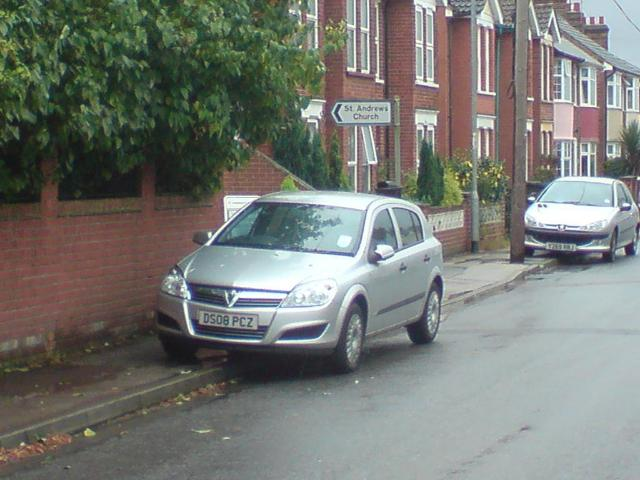
#> input picture dataset/test/images/0002a5b67e5f0909_jpg.rf.121aa5e78ce64985a4a39a46018ecc1c.jpg, 640 x 480 px
$ python -i extract_text.py   (imports and definitions only)
#> lines starting #> are read from the running program, lines starting #| are printed output that depends on the picture; after the words box and inside, x2 and y2 are one past the last pixel; in counts of white or black regions, pixels touching at a corner belong together
#> further down, picture is the input picture: shape (480, 640, 3); mean B, G, R 115.7, 121, 118.2
import cv2
import pytesseract

def preprocess_plate(plate_image):
    gray = cv2.cvtColor(plate_image, cv2.COLOR_BGR2GRAY)
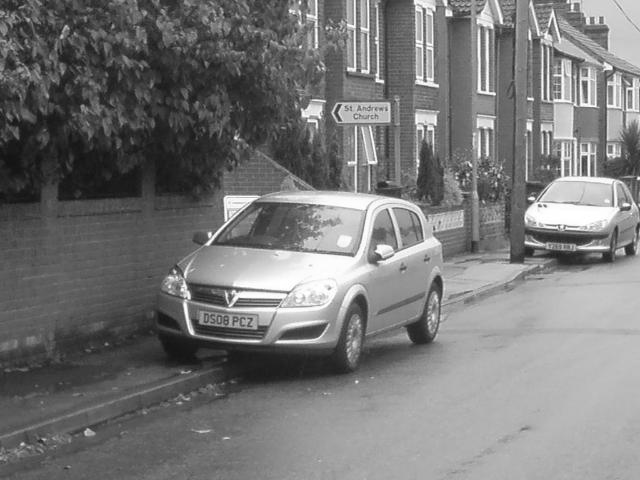
#> gray: shape (480, 640); min 17, max 255, mean 119.5
    gray = cv2.resize(gray, (gray.shape[1] * 2, gray.shape[0] * 2))
#> gray: shape (960, 1280)
    gray = cv2.adaptiveThreshold(gray, 255, cv2.ADAPTIVE_THRESH_GAUSSIAN_C, cv2.THRESH_BINARY, 11, 2)
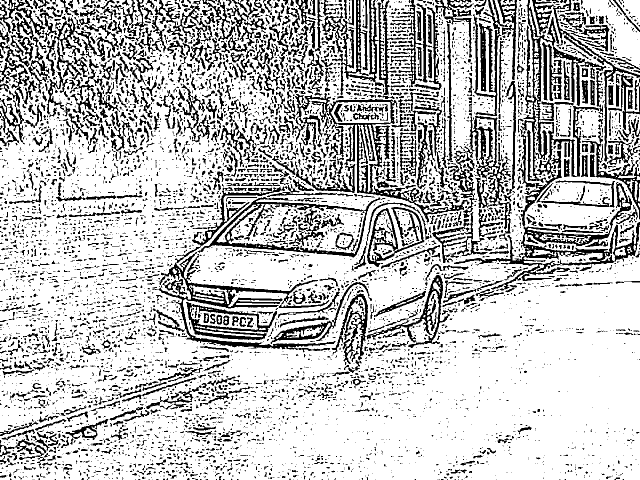
#> gray: shape (960, 1280) (shown at 1/2 size); 75.5% white; 7223 black regions (5519 under 20 px), largest, box (x1, y1, x2, y2) and area: (908, 0, 1280, 581) 22727, (305, 504, 671, 705) 9713, (590, 198, 939, 445) 9289
    return gray

def extract_text(plate_image):
    cleaned_image = preprocess_plate(plate_image)
    text = pytesseract.image_to_string(cleaned_image, config="--psm 7")
    return text.strip()

>>> import cv2
>>> picture = cv2.imread('../dataset/test/images/0002a5b67e5f0909_jpg.rf.121aa5e78ce64985a4a39a46018ecc1c.jpg')
>>> result = preprocess_plate(picture)

$ run again, on dataset/test/images/000812dcf304a8e7_jpg.rf.5ebbcba8fc15d74811ea1d4448aafc52.jpg
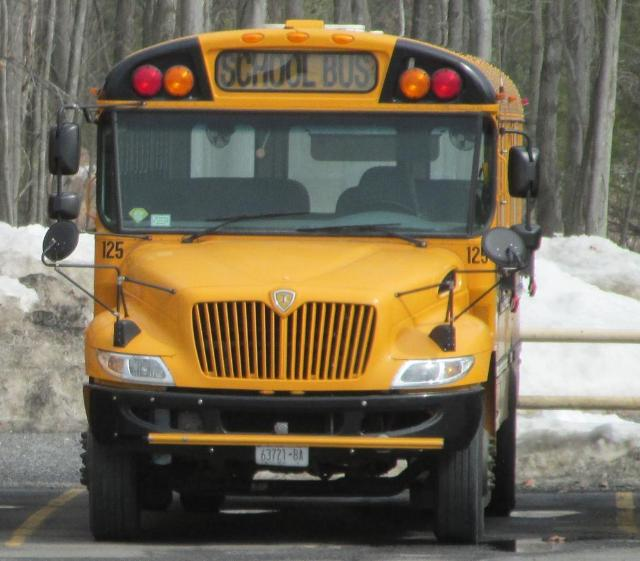
#> input picture dataset/test/images/000812dcf304a8e7_jpg.rf.5ebbcba8fc15d74811ea1d4448aafc52.jpg, 640 x 561 px
#> picture is the input picture: shape (561, 640, 3); mean B, G, R 85.8, 106.7, 117
#> in preprocess_plate, `gray = cv2.cvtColor(plate_image, cv2.COLOR_BGR2GRAY)`:
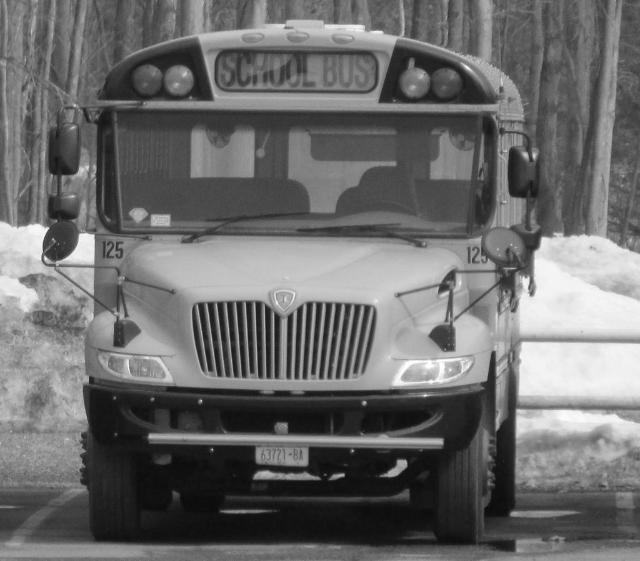
#> gray: shape (561, 640); min 5, max 255, mean 107.4
#> in preprocess_plate, `gray = cv2.adaptiveThreshold(gray, 255, cv2.ADAPTIVE_THRESH_GAUSSIAN_C..`:
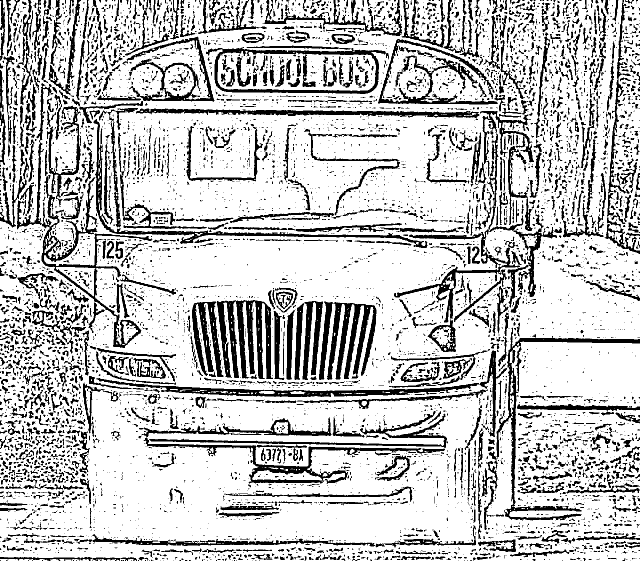
#> gray: shape (1122, 1280) (shown at 1/2 size); 76.8% white; 7174 black regions (5540 under 20 px), largest, box (x1, y1, x2, y2) and area: (788, 222, 1114, 704) 14084, (287, 822, 894, 968) 11661, (433, 600, 546, 758) 9592

$ run again, on dataset/test/images/0010f4c10f7ab07e_jpg.rf.cc3c86f283cc0b0639ec8bd14889fefe.jpg
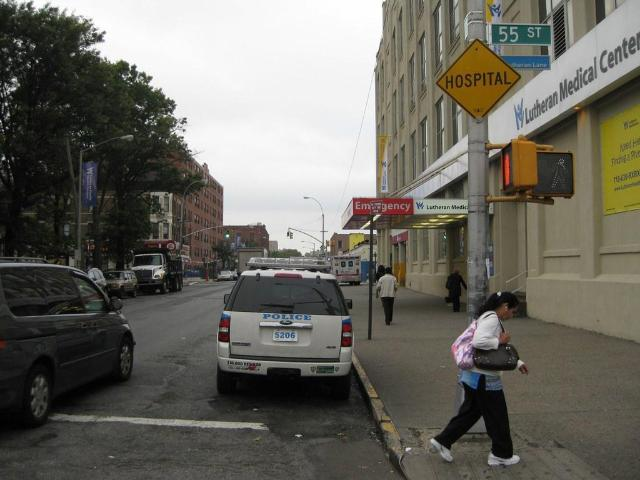
#> input picture dataset/test/images/0010f4c10f7ab07e_jpg.rf.cc3c86f283cc0b0639ec8bd14889fefe.jpg, 640 x 480 px
#> picture is the input picture: shape (480, 640, 3); mean B, G, R 96.2, 104.5, 106.6
#> in preprocess_plate, `gray = cv2.cvtColor(plate_image, cv2.COLOR_BGR2GRAY)`:
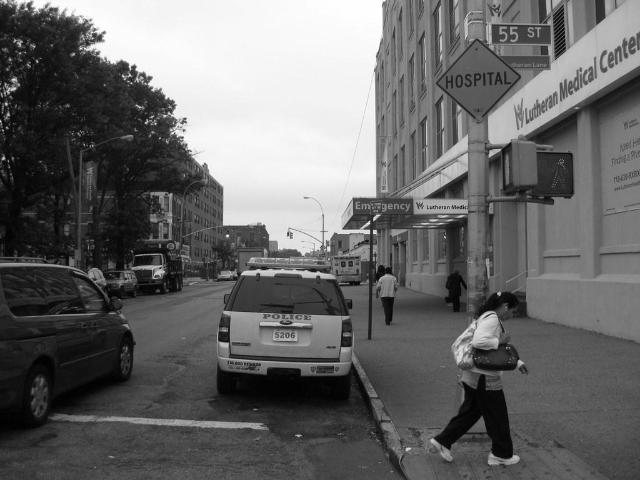
#> gray: shape (480, 640); min 0, max 255, mean 104.2
#> in preprocess_plate, `gray = cv2.adaptiveThreshold(gray, 255, cv2.ADAPTIVE_THRESH_GAUSSIAN_C..`:
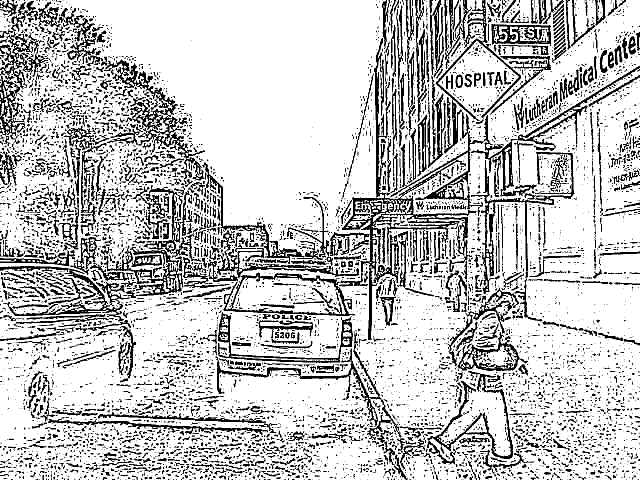
#> gray: shape (960, 1280) (shown at 1/2 size); 77.6% white; 7013 black regions (5484 under 20 px), largest, box (x1, y1, x2, y2) and area: (416, 76, 1280, 680) 29019, (202, 113, 410, 361) 8281, (942, 304, 1149, 643) 5858
